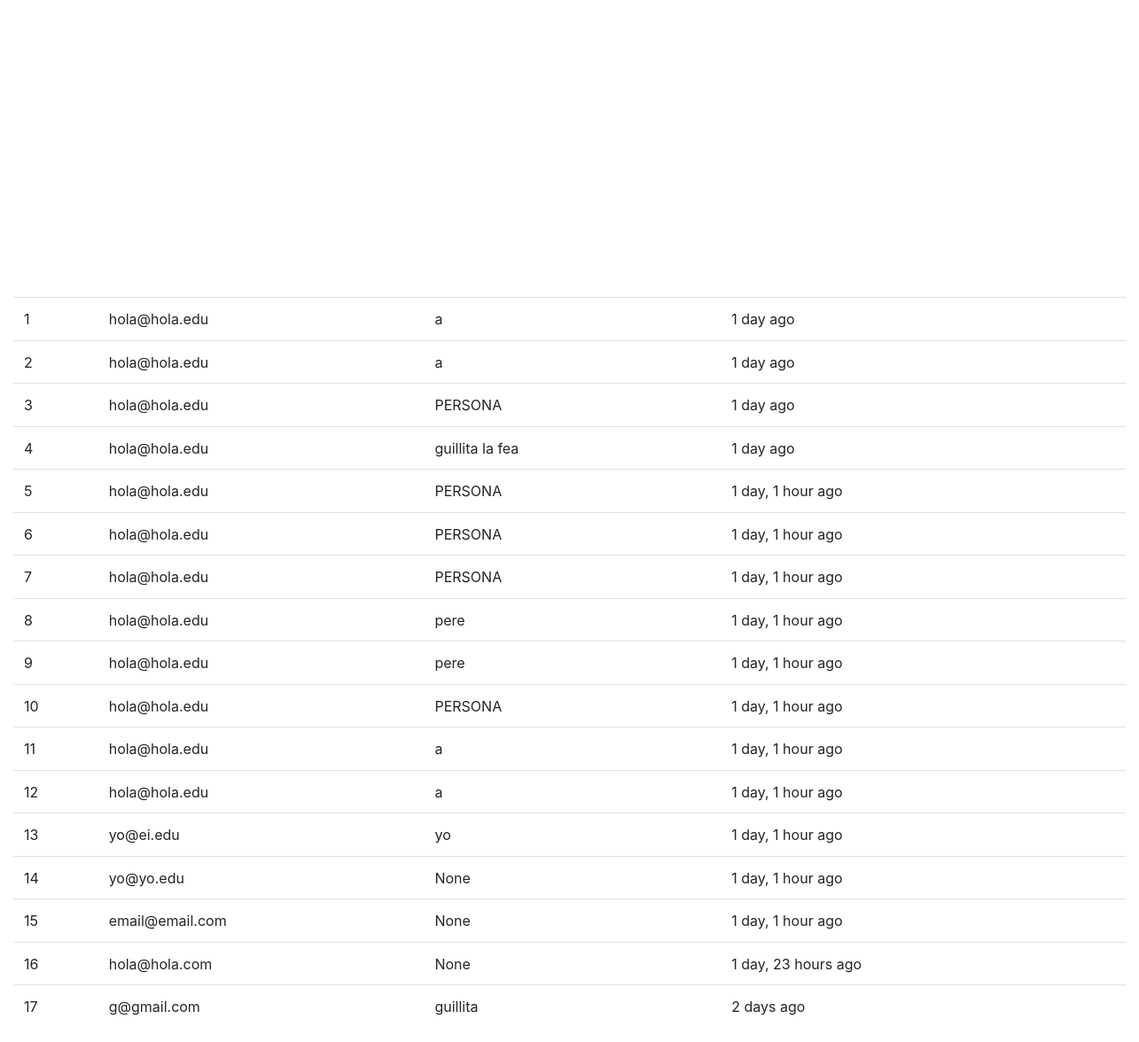
The app's page / (signed in, lower part), older data.
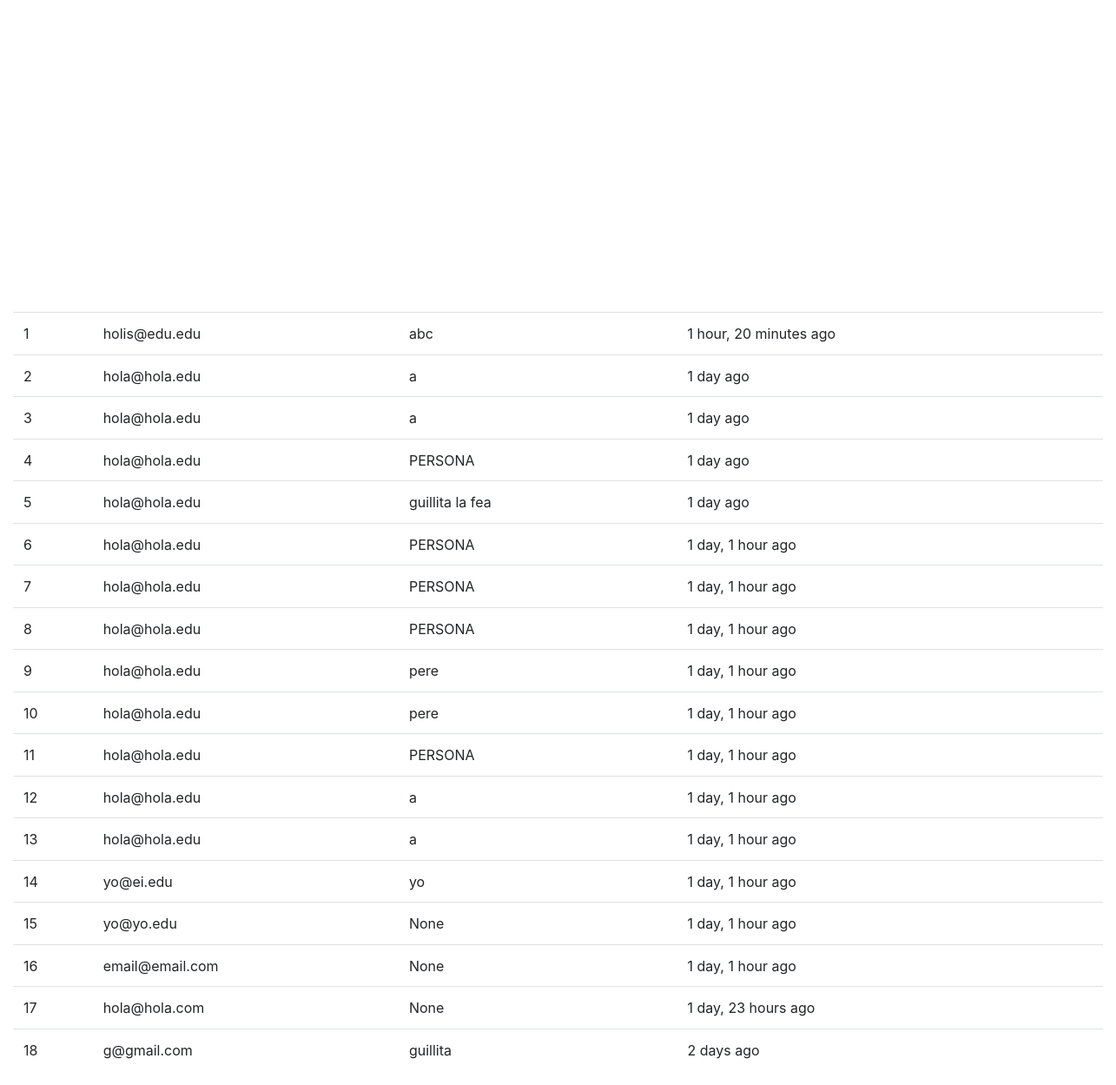
The same page, newer data.
### boletin/models.py (models this page shows)
class Registrado(models.Model):
    nombre = models.CharField(max_length=100, blank=True, null=True)
    email = models.EmailField()
    timestamp = models.DateTimeField(auto_now_add=True, auto_now=False)
    def __str__(self):
        return self.email

### boletin/views.py (the view, shortened to what this page needs)
# urls.py: 2. Add a URL to urlpatterns:  path('', views.home, name='home')
def home(request):
    titulo = "Welcome!"
    if request.user.is_authenticated:
        titulo = "Welcome %s" %(request.user)
    form = RegModelForm(request.POST or None)
    context = {
        "titulo": titulo,
        "form": form,
        }
    if request.user.is_authenticated and request.user.is_staff:
        queryset = Registrado.objects.all().order_by('-timestamp')
        context = {
            "queryset": queryset,
        }
    return render(request, "home.html", context)

### templates/home.html (shortened to what this page needs)
{% extends "base.html" %}
{% load crispy_forms_tags %}
{% block content %}
{% if request.user.is_staff %}
<div>
    <table class='table'>
        {% for instance in queryset %}
            <tr><td>{{ forloop.counter }}</td>
            <td>{{instance}}</td>
            <td>{{instance.nombre}}<td>
            <td>{{instance.timestamp|timesince}} ago<td>
            <tr><br/>
        {%endfor%}
    </table>
</div>
{% endif %}
{% endblock %}

### templates/base.html (shortened to what this page needs)
<!doctype html>
{% load static %}
<html lang="en">
  <head>
    {% include "head_css.html"%}
  </head>
  <body>
<main role="main" class="container-fluid">
{% block content %}
{% endblock %}
</main>
</body>
</html>

### templates/head_css.html (shortened to what this page needs)
{% load static %}
<link href="{% static 'css/bootstrap.min.css'%}" rel="stylesheet">
<link href="{% static 'css/custom.css'%}" rel="stylesheet">
    <link href="{% static 'css/navbar-top.css'%}" rel="stylesheet">

### static_pro/static/css/navbar-top.css (style rules this page uses)
body { min-height: 50rem; }

Row changes from the older to the newer data that the page shows:
added Registrado: email "holis@edu.edu", nombre "abc", timestamp "1 hour, 20 minutes"
